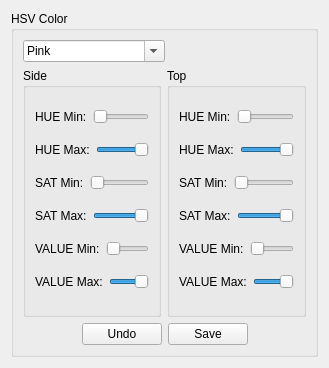
          <widget class="QWidget" name="page_3">
           <property name="geometry">
            <rect>
             <x>0</x>
             <y>0</y>
             <width>329</width>
             <height>368</height>
            </rect>
           </property>
           <attribute name="label">
            <string>Color Setting</string>
           </attribute>
           <layout class="QVBoxLayout" name="verticalLayout_13">
            <item>
             <widget class="QGroupBox" name="groupBox">
              <property name="sizePolicy">
               <sizepolicy hsizetype="Preferred" vsizetype="Preferred">
                <horstretch>50</horstretch>
                <verstretch>50</verstretch>
               </sizepolicy>
              </property>
              <property name="title">
               <string>HSV Color</string>
              </property>
              <layout class="QVBoxLayout" name="verticalLayout_4">
               <item>
                <layout class="QHBoxLayout" name="horizontalLayout_20">
                 <item>
                  <widget class="QComboBox" name="color_comboBox">
                   <property name="sizePolicy">
                    <sizepolicy hsizetype="MinimumExpanding" vsizetype="Fixed">
                     <horstretch>0</horstretch>
                     <verstretch>0</verstretch>
                    </sizepolicy>
                   </property>
                   <property name="editable">
                    <bool>true</bool>
                   </property>
                   <item>
                    <property name="text">
                     <string>Pink</string>
                    </property>
                   </item>
                   <item>
                    <property name="text">
                     <string>Green</string>
                    </property>
                   </item>
                   <item>
                    <property name="text">
                     <string>Yellow</string>
                    </property>
                   </item>
                   <item>
                    <property name="text">
                     <string>Blue</string>
                    </property>
                   </item>
                   <item>
                    <property name="text">
                     <string>Red</string>
                    </property>
                   </item>
                   <item>
                    <property name="text">
                     <string>Orange</string>
                    </property>
                   </item>
                   <item>
                    <property name="text">
                     <string>Purple</string>
                    </property>
                   </item>
                  </widget>
                 </item>
                 <item>
                  <spacer name="horizontalSpacer">
                   <property name="orientation">
                    <enum>Qt::Horizontal</enum>
                   </property>
                   <property name="sizeHint" stdset="0">
                    <size>
                     <width>40</width>
                     <height>20</height>
                    </size>
                   </property>
                  </spacer>
                 </item>
                </layout>
               </item>
               <item>
                <layout class="QHBoxLayout" name="horizontalLayout_8">
                 <item>
                  <widget class="QGroupBox" name="groupBox_2">
                   <property name="title">
                    <string>Side</string>
                   </property>
                   <layout class="QVBoxLayout" name="verticalLayout_2">
                    <item>
                     <layout class="QHBoxLayout" name="horizontalLayout_10">
                      <item>
                       <widget class="QLabel" name="label_9">
                        <property name="text">
                         <string>HUE Min:</string>
                        </property>
                       </widget>
                      </item>
                      <item>
                       <widget class="QSlider" name="color_hue_min_side">
                        <property name="maximum">
                         <number>179</number>
                        </property>
                        <property name="pageStep">
                         <number>1</number>
                        </property>
                        <property name="orientation">
                         <enum>Qt::Horizontal</enum>
                        </property>
                       </widget>
                      </item>
                     </layout>
                    </item>
                    <item>
                     <layout class="QHBoxLayout" name="horizontalLayout_9">
                      <item>
                       <widget class="QLabel" name="label_6">
                        <property name="text">
                         <string>HUE Max:</string>
                        </property>
                       </widget>
                      </item>
                      <item>
                       <widget class="QSlider" name="color_hue_max_side">
                        <property name="maximum">
                         <number>179</number>
                        </property>
                        <property name="pageStep">
                         <number>1</number>
                        </property>
                        <property name="value">
                         <number>179</number>
                        </property>
                        <property name="orientation">
                         <enum>Qt::Horizontal</enum>
                        </property>
                       </widget>
                      </item>
                     </layout>
                    </item>
                    <item>
                     <layout class="QHBoxLayout" name="horizontalLayout_11">
                      <item>
                       <widget class="QLabel" name="label_8">
                        <property name="text">
                         <string>SAT Min:</string>
                        </property>
                       </widget>
                      </item>
                      <item>
                       <widget class="QSlider" name="color_sat_min_side">
                        <property name="maximum">
                         <number>255</number>
                        </property>
                        <property name="pageStep">
                         <number>1</number>
                        </property>
                        <property name="orientation">
                         <enum>Qt::Horizontal</enum>
                        </property>
                       </widget>
                      </item>
                     </layout>
                    </item>
                    <item>
                     <layout class="QHBoxLayout" name="horizontalLayout_7">
                      <item>
                       <widget class="QLabel" name="label_5">
                        <property name="text">
                         <string>SAT Max:</string>
                        </property>
                       </widget>
                      </item>
                      <item>
                       <widget class="QSlider" name="color_sat_max_side">
                        <property name="maximum">
                         <number>255</number>
                        </property>
                        <property name="pageStep">
                         <number>1</number>
                        </property>
                        <property name="value">
                         <number>255</number>
                        </property>
                        <property name="orientation">
                         <enum>Qt::Horizontal</enum>
                        </property>
                       </widget>
                      </item>
                     </layout>
                    </item>
                    <item>
                     <layout class="QHBoxLayout" name="horizontalLayout_12">
                      <item>
                       <widget class="QLabel" name="label_10">
                        <property name="text">
                         <string>VALUE Min:</string>
                        </property>
                       </widget>
                      </item>
                      <item>
                       <widget class="QSlider" name="color_value_min_side">
                        <property name="font">
                         <font>
                          <weight>50</weight>
                          <italic>false</italic>
                          <bold>false</bold>
                          <underline>false</underline>
                          <strikeout>false</strikeout>
                         </font>
                        </property>
                        <property name="mouseTracking">
                         <bool>false</bool>
                        </property>
                        <property name="tabletTracking">
                         <bool>false</bool>
                        </property>
                        <property name="focusPolicy">
                         <enum>Qt::StrongFocus</enum>
                        </property>
                        <property name="contextMenuPolicy">
                         <enum>Qt::DefaultContextMenu</enum>
                        </property>
                        <property name="acceptDrops">
                         <bool>false</bool>
                        </property>
                        <property name="maximum">
                         <number>255</number>
                        </property>
                        <property name="pageStep">
                         <number>1</number>
                        </property>
                        <property name="orientation">
                         <enum>Qt::Horizontal</enum>
                        </property>
                       </widget>
                      </item>
                     </layout>
                    </item>
                    <item>
                     <layout class="QHBoxLayout" name="horizontalLayout_13">
                      <item>
                       <widget class="QLabel" name="label_11">
                        <property name="text">
                         <string>VALUE Max:</string>
                        </property>
                       </widget>
                      </item>
                      <item>
                       <widget class="QSlider" name="color_value_max_side">
                        <property name="maximum">
                         <number>255</number>
                        </property>
                        <property name="pageStep">
                         <number>1</number>
                        </property>
                        <property name="value">
                         <number>255</number>
                        </property>
                        <property name="tracking">
                         <bool>true</bool>
                        </property>
                        <property name="orientation">
                         <enum>Qt::Horizontal</enum>
                        </property>
                        <property name="invertedAppearance">
                         <bool>false</bool>
                        </property>
                        <property name="invertedControls">
                         <bool>false</bool>
                        </property>
                        <property name="tickPosition">
                         <enum>QSlider::NoTicks</enum>
                        </property>
                       </widget>
                      </item>
                     </layout>
                    </item>
                   </layout>
                  </widget>
                 </item>
                 <item>
                  <widget class="QGroupBox" name="groupBox_3">
                   <property name="title">
                    <string>Top</string>
                   </property>
                   <layout class="QVBoxLayout" name="verticalLayout_3">
                    <item>
                     <layout class="QHBoxLayout" name="horizontalLayout_14">
                      <item>
                       <widget class="QLabel" name="label_7">
                        <property name="text">
                         <string>HUE Min:</string>
                        </property>
                       </widget>
                      </item>
                      <item>
                       <widget class="QSlider" name="color_hue_min_top">
                        <property name="maximum">
                         <number>179</number>
                        </property>
                        <property name="pageStep">
                         <number>1</number>
                        </property>
                        <property name="orientation">
                         <enum>Qt::Horizontal</enum>
                        </property>
                       </widget>
                      </item>
                     </layout>
                    </item>
                    <item>
                     <layout class="QHBoxLayout" name="horizontalLayout_19">
                      <item>
                       <widget class="QLabel" name="label_12">
                        <property name="text">
                         <string>HUE Max:</string>
                        </property>
                       </widget>
                      </item>
                      <item>
                       <widget class="QSlider" name="color_hue_max_top">
                        <property name="maximum">
                         <number>179</number>
                        </property>
                        <property name="pageStep">
                         <number>1</number>
                        </property>
                        <property name="value">
                         <number>179</number>
                        </property>
                        <property name="orientation">
                         <enum>Qt::Horizontal</enum>
                        </property>
                       </widget>
                      </item>
                     </layout>
                    </item>
                    <item>
                     <layout class="QHBoxLayout" name="horizontalLayout_18">
                      <item>
                       <widget class="QLabel" name="label_13">
                        <property name="text">
                         <string>SAT Min:</string>
                        </property>
                       </widget>
                      </item>
                      <item>
                       <widget class="QSlider" name="color_sat_min_top">
                        <property name="maximum">
                         <number>255</number>
                        </property>
                        <property name="pageStep">
                         <number>1</number>
                        </property>
                        <property name="orientation">
                         <enum>Qt::Horizontal</enum>
                        </property>
                       </widget>
                      </item>
                     </layout>
                    </item>
                    <item>
                     <layout class="QHBoxLayout" name="horizontalLayout_17">
                      <item>
                       <widget class="QLabel" name="label_14">
                        <property name="text">
                         <string>SAT Max:</string>
                        </property>
                       </widget>
                      </item>
                      <item>
                       <widget class="QSlider" name="color_sat_max_top">
                        <property name="maximum">
                         <number>255</number>
                        </property>
                        <property name="pageStep">
                         <number>1</number>
                        </property>
                        <property name="value">
                         <number>255</number>
                        </property>
                        <property name="orientation">
                         <enum>Qt::Horizontal</enum>
                        </property>
                       </widget>
                      </item>
                     </layout>
                    </item>
                    <item>
                     <layout class="QHBoxLayout" name="horizontalLayout_16">
                      <item>
                       <widget class="QLabel" name="label_15">
                        <property name="text">
                         <string>VALUE Min:</string>
                        </property>
                       </widget>
                      </item>
                      <item>
                       <widget class="QSlider" name="color_value_min_top">
                        <property name="maximum">
                         <number>255</number>
                        </property>
                        <property name="pageStep">
                         <number>1</number>
                        </property>
                        <property name="orientation">
                         <enum>Qt::Horizontal</enum>
                        </property>
                       </widget>
                      </item>
                     </layout>
                    </item>
                    <item>
                     <layout class="QHBoxLayout" name="horizontalLayout_15">
                      <item>
                       <widget class="QLabel" name="label_16">
                        <property name="text">
                         <string>VALUE Max:</string>
                        </property>
                       </widget>
                      </item>
                      <item>
                       <widget class="QSlider" name="color_value_max_top">
                        <property name="maximum">
                         <number>255</number>
                        </property>
                        <property name="pageStep">
                         <number>1</number>
                        </property>
                        <property name="value">
                         <number>255</number>
                        </property>
                        <property name="orientation">
                         <enum>Qt::Horizontal</enum>
                        </property>
                       </widget>
                      </item>
                     </layout>
                    </item>
                   </layout>
                  </widget>
                 </item>
                </layout>
               </item>
               <item>
                <layout class="QHBoxLayout" name="horizontalLayout_21">
                 <item>
                  <spacer name="horizontalSpacer_2">
                   <property name="orientation">
                    <enum>Qt::Horizontal</enum>
                   </property>
                   <property name="sizeHint" stdset="0">
                    <size>
                     <width>40</width>
                     <height>20</height>
                    </size>
                   </property>
                  </spacer>
                 </item>
                 <item>
                  <widget class="QPushButton" name="color_btn_undo">
                   <property name="text">
                    <string>Undo</string>
                   </property>
                  </widget>
                 </item>
                 <item>
                  <widget class="QPushButton" name="color_btn_save">
                   <property name="text">
                    <string>Save</string>
                   </property>
                  </widget>
                 </item>
                 <item>
                  <spacer name="horizontalSpacer_3">
                   <property name="orientation">
                    <enum>Qt::Horizontal</enum>
                   </property>
                   <property name="sizeHint" stdset="0">
                    <size>
                     <width>40</width>
                     <height>20</height>
                    </size>
                   </property>
                  </spacer>
                 </item>
                </layout>
               </item>
              </layout>
             </widget>
            </item>
           </layout>
          </widget>
